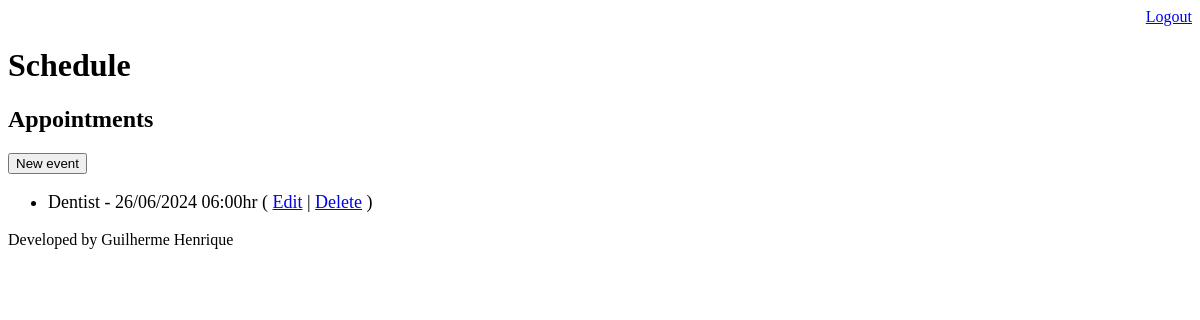
Page /schedule/ (signed in) on the earlier database version.
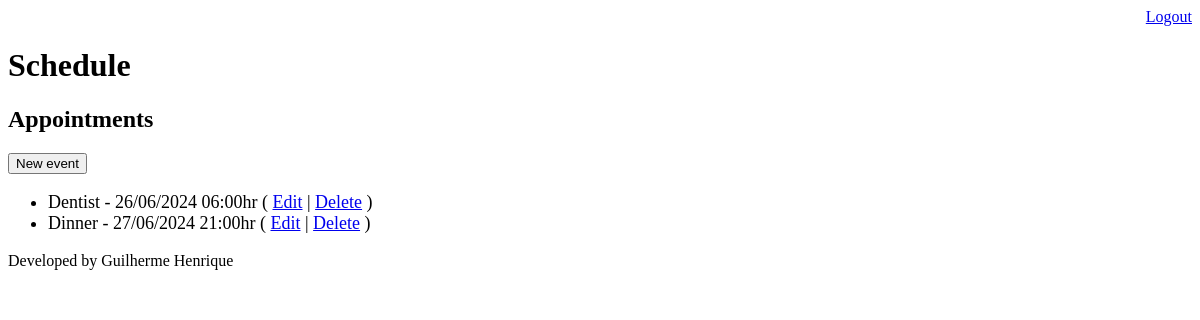
Same page on the later database version.
### core/models.py (models this page shows, shortened)
class Event(models.Model):
    title = models.CharField(max_length=100)
    description = models.TextField(blank=True, null=True)
    event_date = models.DateTimeField(verbose_name='Date of Event')
    creation_date = models.DateTimeField(auto_now=True)
    user = models.ForeignKey(User, on_delete=models.CASCADE)
    class Meta:
        db_table = 'event'
    def get_event_date(self):
        return self.event_date.strftime('%d/%m/%Y %H:%Mhr')
    def get_delayed_event(self):
        if self.event_date < datetime.now():
            return True
        else:
            return False

### core/views.py (the view)
# urls.py: path('schedule/', views.events_list),
@login_required(login_url="/login/")
def events_list(request):
    user = request.user
    current_date = datetime.now() - timedelta(hours=1)
    user_event = Event.objects.filter(user=user, event_date__gt=current_date)
    data = {"events": user_event}
    return render(request, "schedule.html", data)

### templates/schedule.html (shortened to what this page needs)
{% extends "model-page.html" %}
{% block content %}
    <h2>Appointments</h2>
    <a href="event/">
        <button type="button">New event</button>
    </a>
    <ul style="font-size: 18px">
        {% for event in events %}
            <li>
                <div style=>
                    {{ event.title }} - {{ event.get_event_date }}
                    ( <a href="event/?id={{ event.id }}">Edit</a> | <a href="event/delete/{{ event.id }}/">Delete</a> )
                </div>
            </li>
        {% endfor %}
    </ul>
{% endblock %}

### templates/model-page.html
<!DOCTYPE html>
<html lang="en">
<head>
    {% include "model-header.html" %}
</head>
<body>
    {% block content %} {% endblock %}
    {% include "model-footer.html" %}
</body>
</html>

### templates/model-header.html (shortened to what this page needs)
    <div align="right">
        <a href="/logout">Logout</a>
    </div>
<h1>Schedule</h1>

### templates/model-footer.html
<p>Developed by Guilherme Henrique</p>

Differences in the rows shown:
added Event: title "Dinner", get_event_date "27/06/2024 21:00hr"
